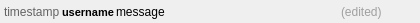
<?xml version="1.0" encoding="UTF-8"?>
<ui version="4.0">
 <class>Form</class>
 <widget class="QWidget" name="Form">
  <property name="geometry">
   <rect>
    <x>0</x>
    <y>0</y>
    <width>420</width>
    <height>23</height>
   </rect>
  </property>
  <property name="sizePolicy">
   <sizepolicy hsizetype="Expanding" vsizetype="Expanding">
    <horstretch>0</horstretch>
    <verstretch>0</verstretch>
   </sizepolicy>
  </property>
  <property name="minimumSize">
   <size>
    <width>0</width>
    <height>0</height>
   </size>
  </property>
  <property name="maximumSize">
   <size>
    <width>16777215</width>
    <height>16777215</height>
   </size>
  </property>
  <property name="windowTitle">
   <string>Form</string>
  </property>
  <property name="autoFillBackground">
   <bool>true</bool>
  </property>
  <layout class="QGridLayout" name="gridLayout">
   <property name="leftMargin">
    <number>4</number>
   </property>
   <property name="topMargin">
    <number>2</number>
   </property>
   <property name="rightMargin">
    <number>4</number>
   </property>
   <property name="bottomMargin">
    <number>0</number>
   </property>
   <property name="horizontalSpacing">
    <number>2</number>
   </property>
   <item row="0" column="6">
    <widget class="QPushButton" name="messageOptionBtn">
     <property name="styleSheet">
      <string notr="true">background-color:transparent;
border:none</string>
     </property>
     <property name="text">
      <string/>
     </property>
     <property name="icon">
      <iconset>
       <normaloff>verticalEllipsis.png</normaloff>verticalEllipsis.png</iconset>
     </property>
    </widget>
   </item>
   <item row="0" column="1">
    <widget class="QLabel" name="timeLabel">
     <property name="palette">
      <palette>
       <active>
        <colorrole role="WindowText">
         <brush brushstyle="SolidPattern">
          <color alpha="255">
           <red>99</red>
           <green>99</green>
           <blue>99</blue>
          </color>
         </brush>
        </colorrole>
       </active>
       <inactive>
        <colorrole role="WindowText">
         <brush brushstyle="SolidPattern">
          <color alpha="255">
           <red>99</red>
           <green>99</green>
           <blue>99</blue>
          </color>
         </brush>
        </colorrole>
       </inactive>
       <disabled>
        <colorrole role="WindowText">
         <brush brushstyle="SolidPattern">
          <color alpha="255">
           <red>120</red>
           <green>120</green>
           <blue>120</blue>
          </color>
         </brush>
        </colorrole>
       </disabled>
      </palette>
     </property>
     <property name="layoutDirection">
      <enum>Qt::LeftToRight</enum>
     </property>
     <property name="text">
      <string>timestamp</string>
     </property>
     <property name="alignment">
      <set>Qt::AlignLeading|Qt::AlignLeft|Qt::AlignVCenter</set>
     </property>
    </widget>
   </item>
   <item row="0" column="2">
    <widget class="QLabel" name="usernameLabel">
     <property name="palette">
      <palette>
       <active>
        <colorrole role="Shadow">
         <brush brushstyle="SolidPattern">
          <color alpha="255">
           <red>240</red>
           <green>240</green>
           <blue>240</blue>
          </color>
         </brush>
        </colorrole>
       </active>
       <inactive>
        <colorrole role="Shadow">
         <brush brushstyle="SolidPattern">
          <color alpha="255">
           <red>240</red>
           <green>240</green>
           <blue>240</blue>
          </color>
         </brush>
        </colorrole>
       </inactive>
       <disabled>
        <colorrole role="Shadow">
         <brush brushstyle="SolidPattern">
          <color alpha="255">
           <red>240</red>
           <green>240</green>
           <blue>240</blue>
          </color>
         </brush>
        </colorrole>
       </disabled>
      </palette>
     </property>
     <property name="font">
      <font>
       <pointsize>8</pointsize>
       <weight>75</weight>
       <bold>true</bold>
      </font>
     </property>
     <property name="text">
      <string>username</string>
     </property>
    </widget>
   </item>
   <item row="0" column="3">
    <widget class="QLabel" name="messageLabel">
     <property name="sizePolicy">
      <sizepolicy hsizetype="Expanding" vsizetype="Fixed">
       <horstretch>0</horstretch>
       <verstretch>0</verstretch>
      </sizepolicy>
     </property>
     <property name="maximumSize">
      <size>
       <width>16777215</width>
       <height>14</height>
      </size>
     </property>
     <property name="text">
      <string>message</string>
     </property>
     <property name="textInteractionFlags">
      <set>Qt::LinksAccessibleByMouse|Qt::TextSelectableByKeyboard|Qt::TextSelectableByMouse</set>
     </property>
    </widget>
   </item>
   <item row="0" column="4">
    <widget class="QLabel" name="editLabel">
     <property name="palette">
      <palette>
       <active>
        <colorrole role="WindowText">
         <brush brushstyle="SolidPattern">
          <color alpha="255">
           <red>160</red>
           <green>160</green>
           <blue>160</blue>
          </color>
         </brush>
        </colorrole>
        <colorrole role="Text">
         <brush brushstyle="SolidPattern">
          <color alpha="255">
           <red>160</red>
           <green>160</green>
           <blue>160</blue>
          </color>
         </brush>
        </colorrole>
       </active>
       <inactive>
        <colorrole role="WindowText">
         <brush brushstyle="SolidPattern">
          <color alpha="255">
           <red>160</red>
           <green>160</green>
           <blue>160</blue>
          </color>
         </brush>
        </colorrole>
        <colorrole role="Text">
         <brush brushstyle="SolidPattern">
          <color alpha="255">
           <red>160</red>
           <green>160</green>
           <blue>160</blue>
          </color>
         </brush>
        </colorrole>
       </inactive>
       <disabled>
        <colorrole role="WindowText">
         <brush brushstyle="SolidPattern">
          <color alpha="255">
           <red>120</red>
           <green>120</green>
           <blue>120</blue>
          </color>
         </brush>
        </colorrole>
        <colorrole role="Text">
         <brush brushstyle="SolidPattern">
          <color alpha="255">
           <red>120</red>
           <green>120</green>
           <blue>120</blue>
          </color>
         </brush>
        </colorrole>
       </disabled>
      </palette>
     </property>
     <property name="text">
      <string>(edited)</string>
     </property>
    </widget>
   </item>
  </layout>
 </widget>
 <resources/>
 <connections/>
</ui>
